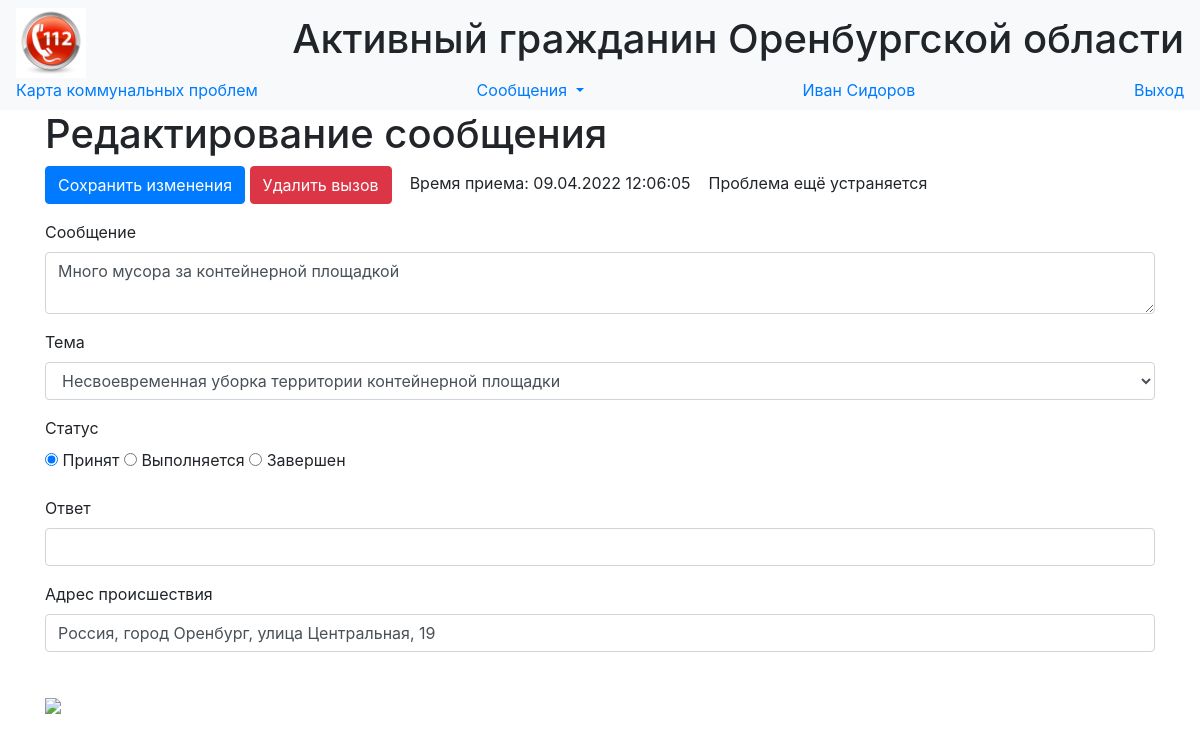
Screenshot of /calls/12 (signed in) with the database file from the repository.
### data/users.py (models this page shows, shortened)
class User(SqlAlchemyBase, UserMixin,SerializerMixin):
    __tablename__ = 'users'
    id = sqlalchemy.Column(sqlalchemy.Integer,
                           primary_key=True, autoincrement=True)
    surname = sqlalchemy.Column(sqlalchemy.String, nullable=True)
    name = sqlalchemy.Column(sqlalchemy.String, nullable=True)
    position = sqlalchemy.Column(sqlalchemy.String, nullable=True)
    locality = sqlalchemy.Column(sqlalchemy.String, nullable=True)
    email = sqlalchemy.Column(sqlalchemy.String,
                              index=True, unique=True, nullable=True)
    hashed_password = sqlalchemy.Column(sqlalchemy.String, nullable=True)
    modified_date = sqlalchemy.Column(sqlalchemy.DateTime,
                                      default=datetime.datetime.now)

### data/calls.py (models this page shows, shortened)
class Call(SqlAlchemyBase, SerializerMixin):
    __tablename__ = 'calls'
    id = sqlalchemy.Column(sqlalchemy.Integer,
                           primary_key=True, autoincrement=True)
    message = sqlalchemy.Column(sqlalchemy.String, nullable=True)
    address = sqlalchemy.Column(sqlalchemy.String, nullable=True)
    point = sqlalchemy.Column(sqlalchemy.String, nullable=True)
    service = sqlalchemy.Column(sqlalchemy.String, nullable=True)
    status = sqlalchemy.Column(sqlalchemy.String, nullable=True)
    call_time = sqlalchemy.Column(sqlalchemy.DateTime,
                                  default=datetime.datetime.utcnow())
    finish_time = sqlalchemy.Column(sqlalchemy.DateTime,
                                    nullable=True)
    answer = sqlalchemy.Column(sqlalchemy.String, nullable=True)

### main.py (the view, shortened to what this page needs)
@app.route('/calls/<int:call_id>', methods=['GET', 'POST'])
@login_required
def edit_call(call_id):
    form = EditCallForm()
    if request.method == "GET":
        db_sess = db_session.create_session()
        call = db_sess.query(Call).filter(Call.id == call_id).first()
        if call:
            form.message.data = call.message
            form.address.data = call.address
            form.service.data = call.service
            form.status.data = call.status
            form.answer.data = call.answer
            form.call_id.data = call.id
            form.call_time.data = call.call_time
            form.finish_time.data = call.finish_time
            if call.point:
                x, y = call.point.split()
                form.point.data = f"{x},{y}"
        else:
            abort(404)
    return render_template('edit_call.html',
                           title='Редактирование вызова',
                           form=form
                           )

### forms/editcallform.py
class EditCallForm(FlaskForm):
    message = TextAreaField('Сообщение', validators=[DataRequired(message="Поле 'сообщение' не может быть пустым")])
    address = StringField('Адрес происшествия', validators=[DataRequired(message="Поле 'адрес' не может быть пустым"),
                                                            AddressRequired(unique=True)])
    service = SelectField(u'Тема',
                          choices=
                          [(x, x) for x in translateT.values()])
    status = RadioField('Статус',
                        choices=[('received', 'Принят'), ('serviced', 'Выполняется'), ('finished', 'Завершен')])
    answer = StringField('Ответ')
    call_time = DateTimeField('Время вызова')
    finish_time = DateTimeField('Время завершения')
    call_id = IntegerField('ID')
    point = StringField('Point')
    submit = SubmitField('Cохранить изменения')

### data/db_session.py (called while the page is built)
def create_session() -> Session:
    global __factory
    return __factory()

### main.py (called while the page is built)
@login_manager.user_loader
def load_user(user_id):
    db_sess = db_session.create_session()
    return db_sess.query(User).get(user_id)

### templates/edit_call.html (shortened to what this page needs)
{% extends "base.html" %}
{% block content %}
<h1> Редактирование сообщения </h1>
<form action="" method="post">
    <p>{{ form.submit(type="submit", class="btn btn-primary") }}
        <a href="/delete_call/{{ form.call_id.data }}" class="btn btn-danger"> Удалить вызов </a> &nbsp;&nbsp;
        Время приема: {{ moment(form.call_time.data).format("DD.MM.YYYY HH:mm:ss") }} &nbsp;&nbsp;
        {% if form.status.data == "finished" %}
            Время завершения: {{ moment(form.finish_time.data).format("DD.MM.YYYY HH:mm:ss") }}
        {% else %}
            Проблема ещё устраняется
        {% endif %}
    </p>
    <p>
        {{ form.message.label }}<br>
        {{ form.message(class="form-control") }}
    </p>
    <p>
        {{ form.service.label }}<br>
        {{ form.service(class="form-control") }}
    </p>
    <p>
        {{ form.status.label }}<br>
        {% for subfield in form.status %}
            <tr>
                <td>{{ subfield }}</td>
                <td>{{ subfield.label }}</td>
            </tr>
        {% endfor %}
    </p>
    <p>
        {{ form.answer.label }}<br>
        {{ form.answer(class="form-control") }}
    </p>
    <p>
        {{ form.address.label }}<br>
        {{ form.address(class="form-control") }}
        <br>
    </p>
    <p>
        {% if form.point %}
            <img src="https://static-maps.yandex.ru/1.x/?ll={{form.point.data}}&size=300,300&z=16&l=map&pt={{form.point.data}},comma">
        {% endif %}
    </p>
</form>
{% endblock %}

### templates/base.html (shortened to what this page needs)
<!DOCTYPE html>
<html lang="en">
<head>
    <link rel="stylesheet" href="../static/css/bootstrap.min.css">
    <link rel="stylesheet" type="text/css" href="../static/css/style.css" />
</head>
  <body>
    <header>
      <nav class="navbar navbar-light bg-light">
          <img src="/static/112.jpeg" height = "70px">
          <h1>Активный гражданин Оренбургской области </h1>
          <a class="nav-brand" href="/map">Карта коммунальных проблем</a>
          {% if current_user.is_authenticated %}
          <div class="nav-item dropdown">
          <a class="nav-brand dropdown-toggle" href="#" id="navbarDropdownMenuLink" role="button"
             data-toggle="dropdown" aria-haspopup="true" aria-expanded="false"> Сообщения </a>
          </div>
          <a class="navbar-link" href="/users/{{current_user.id}}">{{current_user.name}} {{current_user.surname}}</a>
          <a class="navbar-link" href="/logout">Выход</a>
          {% else %}
            <p>
                <a class="btn btn-success" href="/login">Войти</a>
                <a class="btn btn-primary " href="/register">Зарегистрироваться</a>
            </p>
          {% endif %}
      </nav>
    </header>
    <main role="main" class="container">
        {% block content %}
        {% endblock %}
    </main>
  </body>
</html>

### rows the page displays
User: name "Иван", surname "Сидоров"
Call: call_time "09.04.2022 12:06:05", message "Много мусора за контейнерной площадкой", service "Несвоевременная уборка территории контейнерной площадки", address "Россия, город Оренбург, улица Центральная, 19"

### other values shown
{{ subfield.label }} "Принят" "Выполняется" "Завершен"
